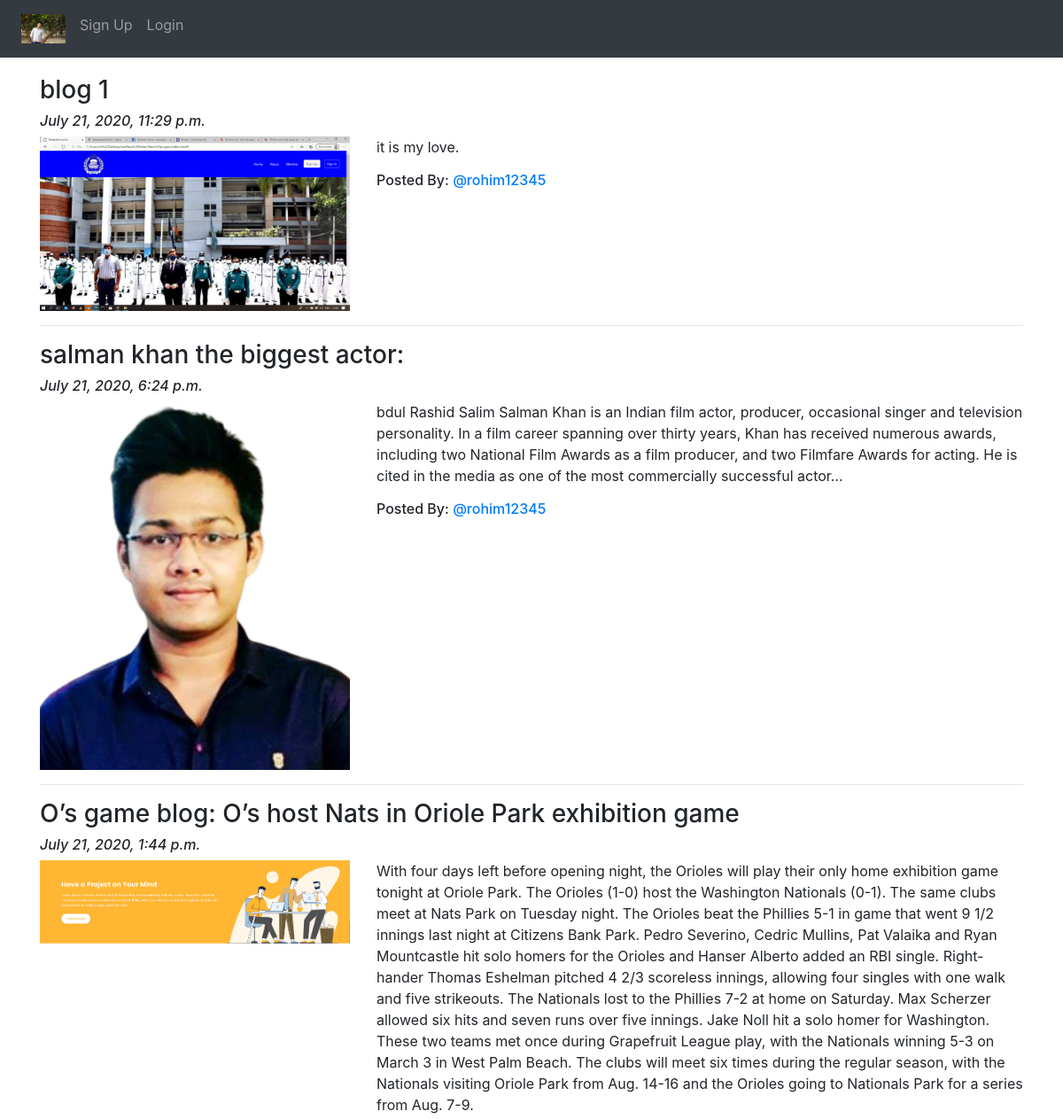
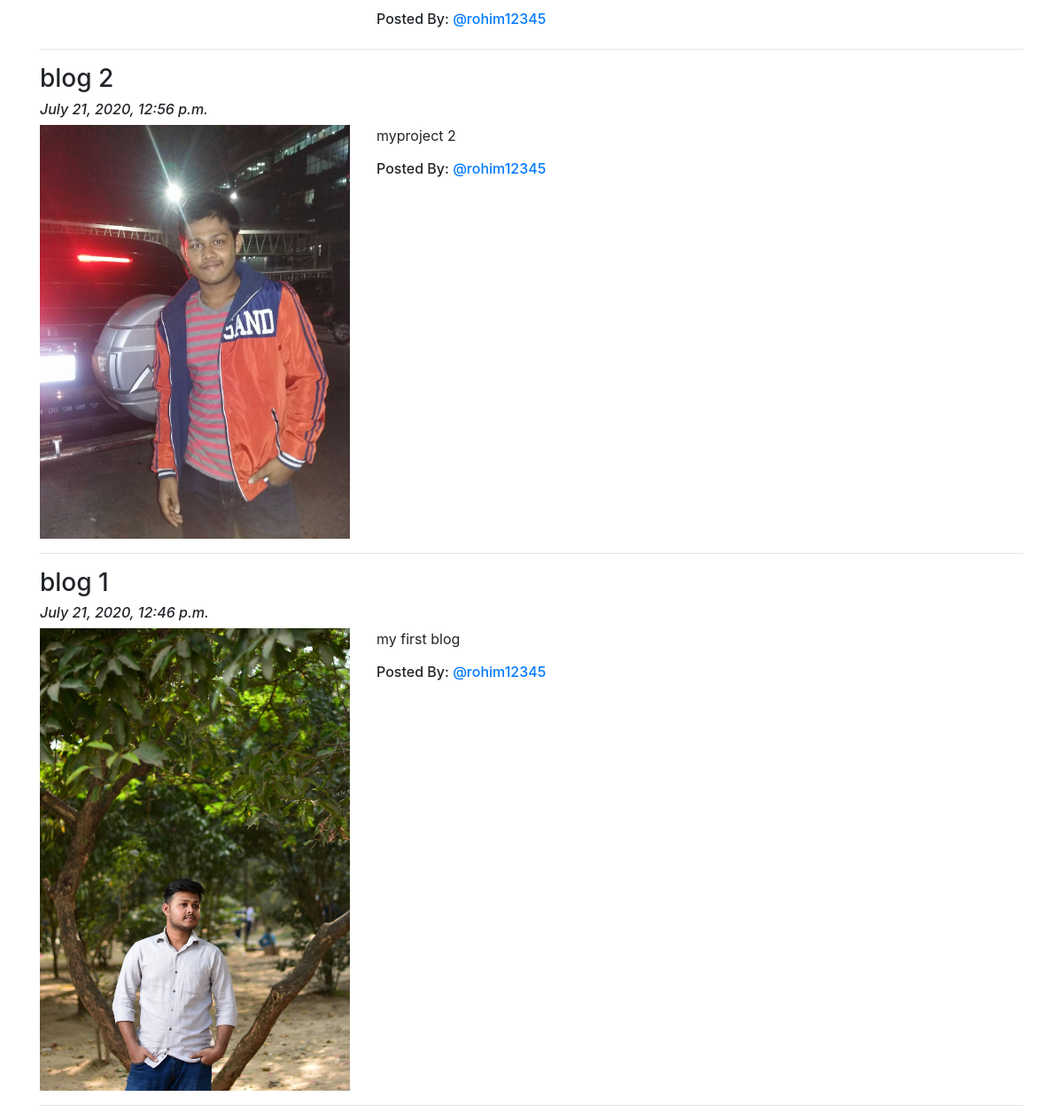
Screenshot of /blog/ with the database file from the repository (2 pictures, top to bottom).
### app_Blog/models.py (models this page shows, shortened)
class Blog(models.Model):
    author = models.ForeignKey(User, on_delete=models.CASCADE, related_name='post_author')
    blog_title = models.CharField(max_length=264, verbose_name="Put a Title")
    slug = models.SlugField(max_length=264, unique=True)
    blog_content = models.TextField(verbose_name="What is on your mind?")
    blog_image = models.ImageField(upload_to='blog_images', verbose_name="Image")
    publish_date = models.DateTimeField(auto_now_add=True)
    update_date = models.DateTimeField(auto_now=True)
    class Meta:
        ordering = ['-publish_date', ]

### app_Blog/views.py (the view)
# urls.py: path('', views.BlogList.as_view(), name='blog_list'),
class BlogList(ListView):
    context_object_name = 'blogs'
    model = Blog
    template_name = 'app_Blog/blog_list.html'
    Queryset = Blog.objects.order_by('publish_date')

### templates/app_Blog/blog_list.html (shortened to what this page needs)
{% extends 'base.html' %}
{% load custom_filters %}
{% block body_block %}
{% for blog in blogs %}
<h3>{{blog.blog_title}}</h3>
<h6><i>{{blog.publish_date}}</i></h6>
<div class="row">
  <div class="col-sm-4">
    <img src="/media/{{blog.blog_image}}" alt="{{blog.blog_title}}" title="{{blog.blog_title}}" width="100%">
  </div>
  <div class="col-sm-8">
    <p>{{blog.blog_content}}</p>
    <h6>Posted By: <a href="#">@{{blog.author}}</a></h6>
  </div>
</div>
<hr>
{% endfor %}
{% endblock %}

### templates/base.html (shortened to what this page needs)
<!DOCTYPE html>
{% load static %}
<html lang="en" dir="ltr">
<head>
  <link rel="stylesheet" href="https://maxcdn.bootstrapcdn.com/bootstrap/4.4.1/css/bootstrap.min.css">
  <link href="https://maxcdn.bootstrapcdn.com/font-awesome/4.7.0/css/font-awesome.min.css" rel="stylesheet">
</head>
<body>
  <nav class="navbar navbar-expand-sm bg-dark navbar-dark">
    <ul class="navbar-nav">
      <li class="nav-item active">
        <a class="nav-link" href="{% url 'index' %}"><img src="/media/profile_pics/pst-1.jpg" width="50px"></a>
      </li>
      {% if user.is_authenticated %}
      <div class="nav-item dropdown">
        <a class="nav-link dropdown-toggle" href="#" id="navbardrop" data-toggle="dropdown">
          @{{user.username}}
        </a>
        <div class="dropdown-menu">
          <a class="dropdown-item" href="{% url 'app_Blog:create_blog' %}">Write Blog</a>
          <a class="dropdown-item" href="{% url 'app_login:profile' %}">Your Profile</a>
          <hr>
          <a class="dropdown-item" href="{% url 'app_login:logout' %}">Logout</a>
        </div>
      </div>
      {% else %}
      <li class="nav-item">
        <a class="nav-link" href="{% url 'app_login:signup' %}">Sign Up</a>
      </li>
      <li class="nav-item">
        <a class="nav-link" href="{% url 'app_login:login' %}">Login</a>
      </li>
      {% endif %}
    </ul>
  </nav>
  <div class="container" style="padding-top:20px">
    {% block body_block %}
    {% endblock %}
  </div>
</body>
</html>

### rows the page displays
Blog: blog_title "blog 1", publish_date "July 21, 2020, 11:29 p.m.", blog_image (picture), blog_content "it is my love.", author "rohim12345"
Blog: blog_title "salman khan the biggest actor:", publish_date "July 21, 2020, 6:24 p.m.", blog_image (picture), blog_content "bdul Rashid Salim Salman Khan is an Indian film actor, producer, occasional singer and television personality. In a film career spanning over thirty years, Khan has received numerous awards, including two National Film Awards as a film producer, and two Filmfare Awards for acting. He is cited in the media as one of the most commercially successful actor…", author "rohim12345"
Blog: blog_title "O’s game blog: O’s host Nats in Oriole Park exhibition game", publish_date "July 21, 2020, 1:44 p.m.", blog_image (picture), blog_content "With four days left before opening night, the Orioles will play their only home exhibition game tonight at Oriole Park. The Orioles (1-0) host the Washington Nationals (0-1). The same clubs meet at Nats Park on Tuesday night. The Orioles beat the Phillies 5-1 in game that went 9 1/2 innings last night at Citizens Bank Park. Pedro Severino, Cedric Mullins, Pat Valaika and Ryan Mountcastle hit solo homers for the Orioles and Hanser Alberto added an RBI single. Right-hander Thomas Eshelman pitched 4 2/3 scoreless innings, allowing four singles with one walk and five strikeouts. The Nationals lost to the Phillies 7-2 at home on Saturday. Max Scherzer allowed six hits and seven runs over five…", author "rohim12345"
Blog: blog_title "blog 2", publish_date "July 21, 2020, 12:56 p.m.", blog_image (picture), blog_content "myproject 2", author "rohim12345"
Blog: blog_title "blog 1", publish_date "July 21, 2020, 12:46 p.m.", blog_image (picture), blog_content "my first blog", author "rohim12345"
